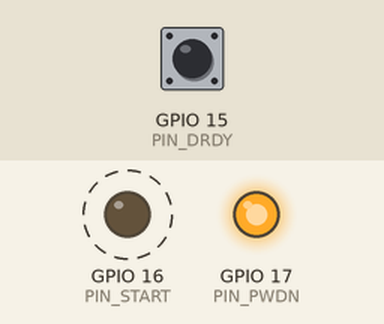
A sketch run on a simulated ESP32-S3. On the bench: output pins drawn as LEDs (lit = HIGH). Dashed ring = blinking. The test bench sets the inputs (shaded band); at power-on: GPIO 15 (PIN_DRDY) HIGH. Pins used as bus, display or sensor lines are not drawn; what the sketch prints to the serial monitor is not drawn.

Above: at 0.1 s.
1.3 s: GPIO 15 (PIN_DRDY) pulsed LOW 2 times (0.12 s each, 0.3 s apart)
Timing chart, 0 to 10.9 s (numbered marks = the images above; inputs shaded):
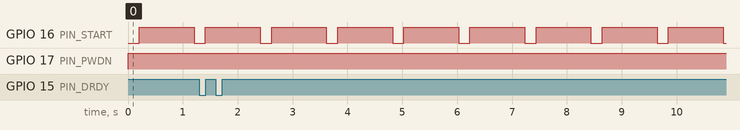

Measured:
- by itself, GPIO 16 (PIN_START): alternates HIGH for 1.0 s and LOW for 0.21 s

The sketch:

ads_live2.ino
```cpp
// ads_live2 : prints DRDY count every second (ADS1292R alive check)
// pins: SCK=4 MOSI=5 MISO=6 CS=7 DRDY=15 START=16 PWDN/RESET=17
// about 500 per second = chip alive, 0 = no signal, other = unstable/noise
const int PIN_SCK = 4, PIN_MOSI = 5, PIN_MISO = 6, PIN_CS = 7;
const int PIN_DRDY = 15, PIN_START = 16, PIN_PWDN = 17;

volatile uint32_t drdyCount = 0;
void IRAM_ATTR onDrdy() { drdyCount++; }

void setup() {
  Serial.begin(115200);
  unsigned long t0 = millis();
  while (!Serial && millis() - t0 < 3000) { }
  pinMode(PIN_SCK, INPUT); pinMode(PIN_MOSI, INPUT); pinMode(PIN_MISO, INPUT);
  pinMode(PIN_CS, OUTPUT);    digitalWrite(PIN_CS, HIGH);
  pinMode(PIN_START, OUTPUT); digitalWrite(PIN_START, LOW);
  pinMode(PIN_PWDN, OUTPUT);  digitalWrite(PIN_PWDN, HIGH);
  pinMode(PIN_DRDY, INPUT_PULLUP);
  attachInterrupt(digitalPinToInterrupt(PIN_DRDY), onDrdy, FALLING);
  Serial.println("=== DRDY monitor start (one line per second) ===");
}

void loop() {
  digitalWrite(PIN_START, LOW);
  digitalWrite(PIN_PWDN, LOW);  delay(5);
  digitalWrite(PIN_PWDN, HIGH); delay(200);
  noInterrupts(); drdyCount = 0; interrupts();
  digitalWrite(PIN_START, HIGH);
  delay(1000);
  noInterrupts(); uint32_t n = drdyCount; interrupts();
  const char* verdict = (n == 0) ? "NO SIGNAL"
                      : (n >= 400 && n <= 600) ? "OK (about 500)"
                      : "UNSTABLE (bad contact or noise, not a real signal)";
  Serial.printf("DRDY %lu per sec  ->  %s\n", (unsigned long)n, verdict);
}
```
